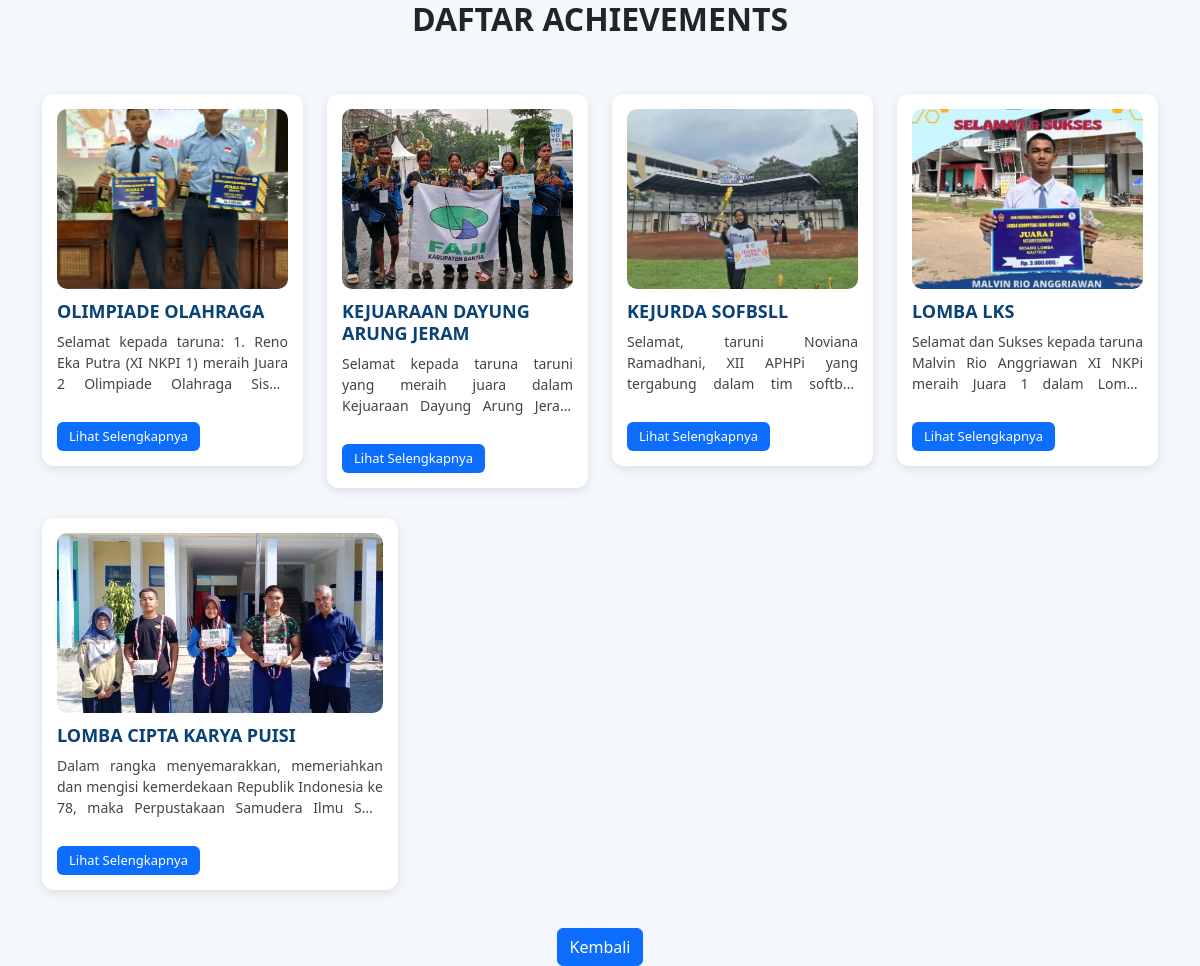
The page /frontend/pages/detail/allAchievements.php on the database its author committed.
### tables this page shows
CREATE TABLE `achievements` (
  `id` int NOT NULL,
  `image` varchar(200) NOT NULL,
  `title` varchar(200) NOT NULL,
  `description` text NOT NULL
);

### frontend/pages/detail/allAchievements.php (the view, shortened to what this page needs)
<?php
include '../../../config/connection.php';
$qAchievement = "SELECT * FROM achievements ORDER BY id DESC";
$resultAchievement = mysqli_query($connect, $qAchievement) or die(mysqli_error($connect));
$achievements = [];
while ($row = $resultAchievement->fetch_object()) {
    $achievements[] = $row;
}
?>
<!DOCTYPE html>
<html lang="id">
<head>
    <link rel="stylesheet" href="https://cdnjs.cloudflare.com/ajax/libs/bootstrap/5.3.0/css/bootstrap.min.css">
</head>
<body>
    <div class="container">
        <div class="row justify-content-center mb-5">
            <div class="col-md-7 text-center">
                <h2 class="fw-bold">DAFTAR ACHIEVEMENTS</h2>
            </div>
        </div>
        <div class="row">
            <?php for ($i = 0; $i < 4 && $i < count($achievements); $i++): ?>
                <div class="col-md-3">
                    <div class="achievement-card">
                        <?php if (!empty($achievements[$i]->image)): ?>
                            <img src="../../../storages/achievements/<?= htmlspecialchars($achievements[$i]->image) ?>"
                                alt="<?= htmlspecialchars($achievements[$i]->title) ?>">
                        <?php else: ?>
                            <img src="templates-user/images/no-image.png" alt="No Image">
                        <?php endif; ?>
                        <h3><?= htmlspecialchars($achievements[$i]->title) ?></h3>
                        <p class="desc"><?= htmlspecialchars($achievements[$i]->description) ?></p>
                        <a href="achievements.php?id=<?= $achievements[$i]->id ?>&redirect=achievements.php"
                            class="btn-more">Lihat Selengkapnya</a>
                    </div>
                </div>
            <?php endfor; ?>
        </div>
        <div class="row">
            <?php for ($i = 4; $i < 7 && $i < count($achievements); $i++): ?>
                <div class="col-md-4">
                    <div class="achievement-card">
                        <?php if (!empty($achievements[$i]->image)): ?>
                            <img src="../../../storages/achievements/<?= htmlspecialchars($achievements[$i]->image) ?>"
                                alt="<?= htmlspecialchars($achievements[$i]->title) ?>">
                        <?php else: ?>
                            <img src="templates-user/images/no-image.png" alt="No Image">
                        <?php endif; ?>
                        <h3><?= htmlspecialchars($achievements[$i]->title) ?></h3>
                        <p class="desc"><?= htmlspecialchars($achievements[$i]->description) ?></p>
                        <a href="achievements.php?id=<?= $achievements[$i]->id ?>&redirect=achievements.php"
                            class="btn-more">Lihat Selengkapnya</a>
                    </div>
                </div>
            <?php endfor; ?>
        </div>
        <div class="see-more text-center">
            <a href="../../index.php" class="mt-2 btn btn-primary">Kembali</a>
        </div>
    </div>
</body>
</html>

### frontend/pages/detail/allAchievements.php (style rules this page uses)
body { background: #f4f7fc; }
.achievement-card { background-color: #fff; border-radius: 12px; box-shadow: 0 3px 10px rgba(0, 0, 0, 0.1); overflow: hidden; text-align: left; padding: 15px; transition: all 0.3s ease; margin-bottom: 30px; }
.achievement-card img { width: 100%; height: 180px; object-fit: cover; border-radius: 10px; margin-bottom: 12px; }
.achievement-card h3 { font-size: 18px; font-weight: bold; color: #0a4275; margin-bottom: 8px; }
.achievement-card p { font-size: 14px; color: #444; text-align: justify; }
.achievement-card .desc { display: -webkit-box; -webkit-line-clamp: 3; -webkit-box-orient: vertical; overflow: hidden; text-overflow: ellipsis; min-height: 65px; }
.btn-more { margin-top: 10px; display: inline-block; padding: 5px 12px; font-size: 13px; background: #0d6efd; color: white; border-radius: 6px; text-decoration: none; }

### rows shown on the page
achievements: image (picture), title "OLIMPIADE OLAHRAGA", description "Selamat kepada taruna: 1. Reno Eka Putra (XI NKPI 1) meraih Juara 2 Olimpiade Olahraga…"
achievements: image (picture), title "KEJUARAAN DAYUNG ARUNG JERAM", description "Selamat kepada taruna taruni yang meraih juara dalam Kejuaraan Dayung Arung…"
achievements: image (picture), title "KEJURDA SOFBSLL", description "Selamat, taruni Noviana Ramadhani, XII APHPi yang tergabung dalam tim…"
achievements: image (picture), title "LOMBA LKS", description "Selamat dan Sukses kepada taruna Malvin Rio Anggriawan XI NKPi meraih Juara 1 dalam…"
achievements: image (picture), title "LOMBA CIPTA KARYA PUISI", description "Dalam rangka menyemarakkan, memeriahkan dan mengisi kemerdekaan Republik Indonesia ke 78, maka Perpustakaan Samudera Ilmu…"
